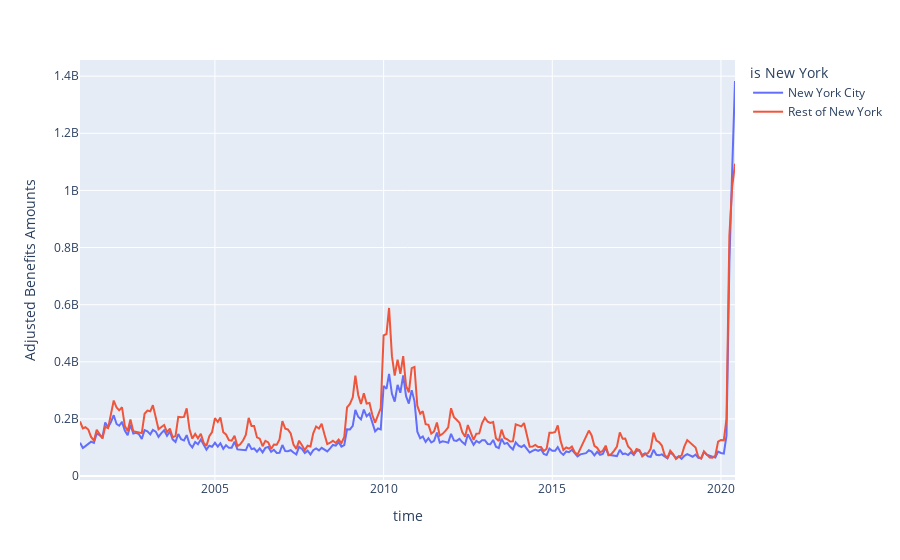

Source (notebook cell):
### Code cell
fig= px.line(new_data, x="time", y="Adjusted Benefits Amounts", color='is New York')
fig.show()

### Figure 1 — Plotly figure (JSON) as saved in the notebook; plotly's stock layout.template omitted (floating-point values rounded to 4 significant figures; data arrays with more than 128 entries replaced by an {"elided": "..."} marker saying what was removed)
{"data": [{"hovertemplate": "is New York=New York City<br>time=%{x}<br>Adjusted Benefits Amounts=%{y}<extra></extra>", "legendgroup": "New York City", "line": {"color": "#636efa", "dash": "solid"}, "mode": "lines", "name": "New York City", "orientation": "v", "showlegend": true, "type": "scatter", "x": {"elided": "234 str values"}, "xaxis": "x", "y": {"elided": "234 float values"}, "yaxis": "y"}, {"hovertemplate": "is New York=Rest of New York<br>time=%{x}<br>Adjusted Benefits Amounts=%{y}<extra></extra>", "legendgroup": "Rest of New York", "line": {"color": "#EF553B", "dash": "solid"}, "mode": "lines", "name": "Rest of New York", "orientation": "v", "showlegend": true, "type": "scatter", "x": {"elided": "234 str values"}, "xaxis": "x", "y": {"elided": "234 float values"}, "yaxis": "y"}], "layout": {"legend": {"title": {"text": "is New York"}, "tracegroupgap": 0}, "margin": {"t": 60}, "xaxis": {"anchor": "y", "domain": [0, 1], "title": {"text": "time"}}, "yaxis": {"anchor": "x", "domain": [0, 1], "title": {"text": "Adjusted Benefits Amounts"}}}}
